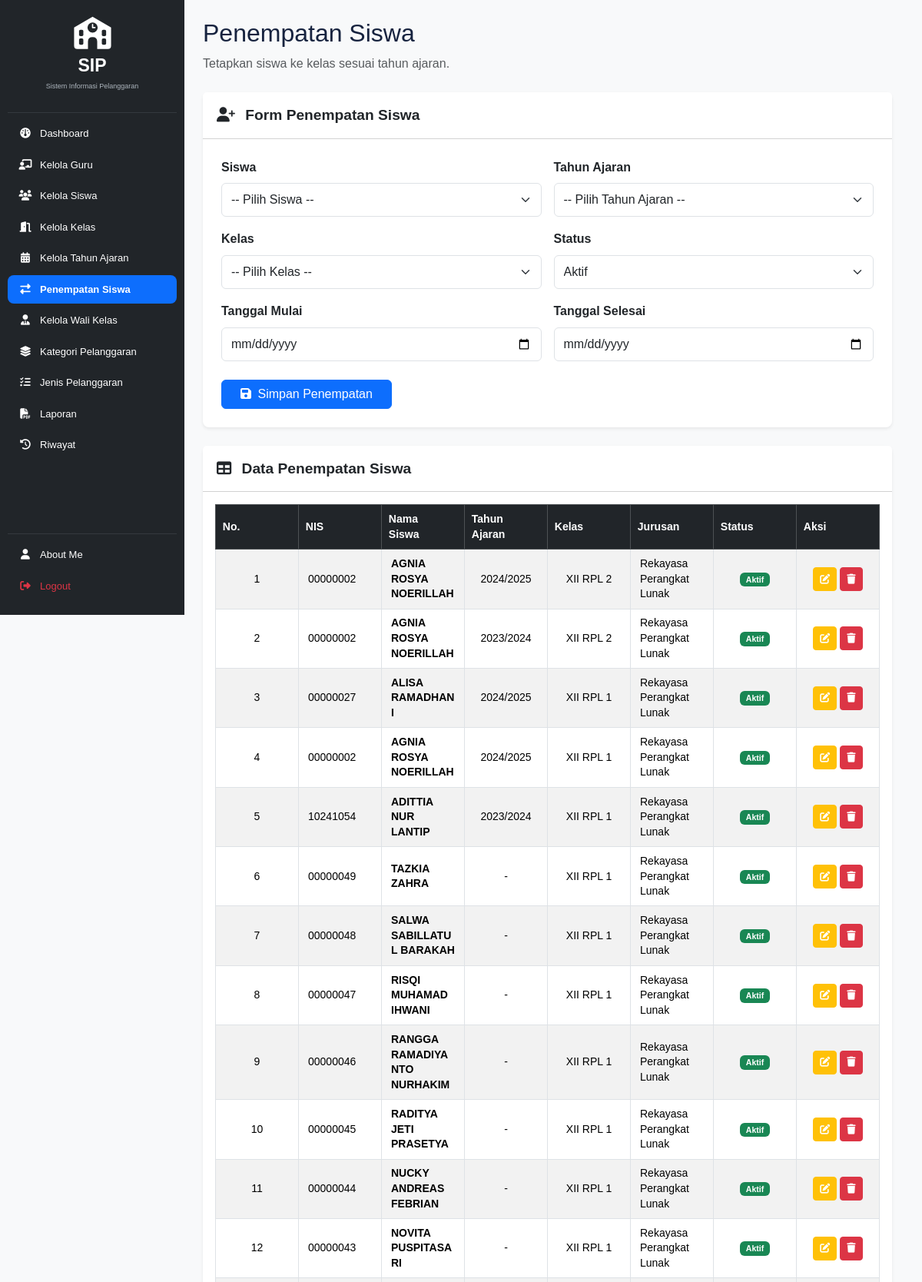
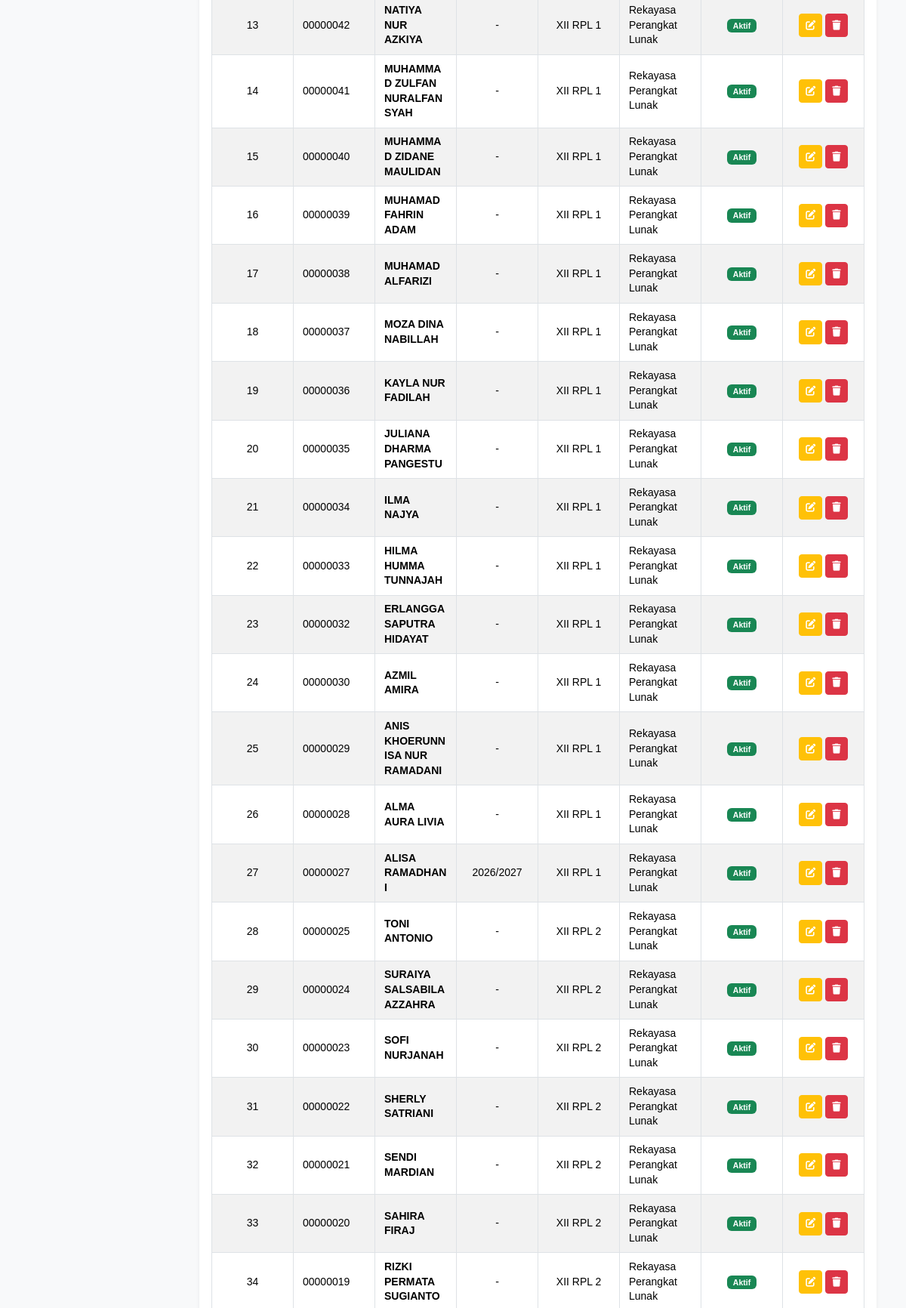
The app's page /penempatan_siswa.php (signed in, upper part) with its own data (2 pictures, top to bottom).
### tables this page shows
CREATE TABLE `t_kelas_siswa` (
  `id` int(11) NOT NULL,
  `siswa_id` int(11) DEFAULT NULL,
  `tahun_ajaran_id` int(11) DEFAULT NULL,
  `kelas_id` int(11) DEFAULT NULL,
  `tanggal_mulai` date NOT NULL,
  `tanggal_selesai` date NOT NULL,
  `status_aktif` tinyint(1) NOT NULL,
  `created_at` timestamp NOT NULL DEFAULT current_timestamp(),
  `updated_at` timestamp NOT NULL DEFAULT current_timestamp()
);

CREATE TABLE `t_siswa` (
  `id` int(11) NOT NULL,
  `nis` varchar(30) DEFAULT NULL,
  `nisn` varchar(20) NOT NULL,
  `nama` varchar(150) DEFAULT NULL,
  `jenis_kelamin` char(1) NOT NULL,
  `tanggal_lahir` date NOT NULL,
  `alamat` text NOT NULL,
  `status_aktif` tinyint(1) NOT NULL,
  `created_at` timestamp NOT NULL DEFAULT current_timestamp(),
  `updated_at` timestamp NOT NULL DEFAULT current_timestamp()
);

CREATE TABLE `t_tahun_ajaran` (
  `id` int(11) NOT NULL,
  `nama` varchar(20) DEFAULT NULL,
  `tanggal_mulai` date NOT NULL,
  `tanggal_selesai` date NOT NULL,
  `status_aktif` tinyint(1) NOT NULL,
  `created_at` timestamp NOT NULL DEFAULT current_timestamp(),
  `updated_at` timestamp NOT NULL DEFAULT current_timestamp()
);

CREATE TABLE `t_kelas` (
  `id` int(11) NOT NULL,
  `nama` varchar(100) DEFAULT NULL,
  `tingkat` varchar(20) NOT NULL,
  `jurusan` varchar(100) NOT NULL,
  `status_aktif` tinyint(1) NOT NULL,
  `created_at` timestamp NOT NULL DEFAULT current_timestamp(),
  `updated_at` timestamp NOT NULL DEFAULT current_timestamp()
);

### penempatan_siswa.php (the view, shortened to what this page needs)
<?php
include 'config/koneksi.php';
$sql = "
    SELECT
        ks.id,
        ks.siswa_id,
        ks.tahun_ajaran_id,
        ks.kelas_id,
        ks.tanggal_mulai,
        ks.tanggal_selesai,
        s.nis,
        s.nama AS nama_siswa,
        ta.nama AS tahun_ajaran,
        k.nama AS nama_kelas,
        k.tingkat,
        k.jurusan,
        ks.status_aktif
    FROM t_kelas_siswa ks
    LEFT JOIN t_siswa s
        ON ks.siswa_id = s.id
    LEFT JOIN t_tahun_ajaran ta
        ON ks.tahun_ajaran_id = ta.id
    LEFT JOIN t_kelas k
        ON ks.kelas_id = k.id
    ORDER BY ks.id DESC
";
$hasil = mysqli_query($koneksi, $sql);
?>
<!DOCTYPE html>
<html lang="id">
<head>
    <link href="https://cdn.jsdelivr.net/npm/bootstrap@5.3.3/dist/css/bootstrap.min.css" rel="stylesheet">
    <link rel="stylesheet" href="https://cdnjs.cloudflare.com/ajax/libs/font-awesome/6.4.0/css/all.min.css">
    <link href="https://cdn.datatables.net/2.3.4/css/dataTables.bootstrap5.min.css" rel="stylesheet">
    <link rel="stylesheet" href="layout/style.css">
</head>
<body class="bg-light">
<div class="container-fluid">
    <div class="row">
        <?php include 'layout/sidebar.php'; ?>
        <main class="col-md-9 ms-sm-auto col-lg-10 p-4">
            <header class="mb-4">
                <h2 class="fw-normal">Penempatan Siswa</h2>
                <p class="text-muted">
                    Tetapkan siswa ke kelas sesuai tahun ajaran.
                </p>
            </header>
            <div class="card shadow-sm border-0 rounded-3 mb-4">
                <div class="card-header bg-white py-3">
                    <h5 class="fw-bold mb-0">
                        <i class="fas fa-user-plus me-2"></i>
                        Form Penempatan Siswa
                    </h5>
                </div>
                <div class="card-body p-4">
                    <form action="proses_simpan_penempatan.php" method="POST">
                        <div class="row g-3">
                            <div class="col-md-6">
                                <label class="form-label fw-semibold">Siswa</label>
                                <select name="siswa_id" class="form-select" required>
                                    <option value="">-- Pilih Siswa --</option>
                                </select>
                            </div>
                            <div class="col-md-6">
                                <label class="form-label fw-semibold">Tahun Ajaran</label>
                                <select name="tahun_ajaran_id" class="form-select" required>
                                    <option value="">-- Pilih Tahun Ajaran --</option>
                                </select>
                            </div>
                            <div class="col-md-6">
                                <label class="form-label fw-semibold">Kelas</label>
                                <select name="kelas_id" class="form-select" required>
                                    <option value="">-- Pilih Kelas --</option>
                                </select>
                            </div>
                            <div class="col-md-6">
                                <label class="form-label fw-semibold">Status</label>
                                <select name="status_aktif" class="form-select" required>
                                    <option value="1">Aktif</option>
                                </select>
                            </div>
                            <div class="col-md-6">
                                <label class="form-label fw-semibold">Tanggal Mulai</label>
                                <input type="date"
                                       name="tanggal_mulai"
                                       class="form-control"
                                       required>
                            </div>
                            <div class="col-md-6">
                                <label class="form-label fw-semibold">Tanggal Selesai</label>
                                <input type="date"
                                       name="tanggal_selesai"
                                       class="form-control">
                            </div>
                            <div class="col-12 mt-4">
                                <button type="submit" class="btn btn-primary px-4">
                                    <i class="fas fa-save me-1"></i>
                                    Simpan Penempatan
                                </button>
                            </div>
                        </div>
                    </form>
                </div>
            </div>
            <div class="card shadow-sm border-0 rounded-3">
                <div class="card-header bg-white py-3">
                    <h5 class="fw-bold mb-0">
                        <i class="fas fa-table me-2"></i>
                        Data Penempatan Siswa
                    </h5>
                </div>
                <div class="card-body">
                    <div class="table-responsive">
                        <table id="tabelPenempatan"
                               class="table table-striped table-bordered table-hover align-middle w-100">
                            <thead class="table-dark text-center">
                                <tr>
                                    <th>No.</th>
                                    <th>NIS</th>
                                    <th>Nama Siswa</th>
                                    <th>Tahun Ajaran</th>
                                    <th>Kelas</th>
                                    <th>Jurusan</th>
                                    <th>Status</th>
                                    <th>Aksi</th>
                                </tr>
                            </thead>
                            <tbody>
                                <?php
                                $no = 1;
                                if (mysqli_num_rows($hasil) > 0):
                                    while ($row = mysqli_fetch_assoc($hasil)):
                                ?>
                                    <tr>
                                        <td class="text-center">
                                            <?= $no++; ?>
                                        </td>
                                        <td>
                                            <?= htmlspecialchars($row['nis'] ?? '-'); ?>
                                        </td>
                                        <td class="fw-semibold">
                                            <?= htmlspecialchars($row['nama_siswa'] ?? '-'); ?>
                                        </td>
                                        <td class="text-center">
                                            <?= htmlspecialchars($row['tahun_ajaran'] ?? '-'); ?>
                                        </td>
                                        <td class="text-center">
                                            <?= htmlspecialchars($row['nama_kelas'] ?? '-'); ?>
                                        </td>
                                        <td>
                                            <?= htmlspecialchars($row['jurusan'] ?? '-'); ?>
                                        </td>
                                        <td class="text-center">
                                            <?php if ((int)$row['status_aktif'] === 1): ?>
                                                <span class="badge bg-success px-2 py-1 rounded">
                                                    Aktif
                                                </span>
                                            <?php else: ?>
                                                <span class="badge bg-danger px-2 py-1 rounded">
                                                    Tidak Aktif
                                                </span>
                                            <?php endif; ?>
                                        </td>
                                        <td class="text-center text-nowrap">
                                            <a href="edit_penempatan.php?id=<?= (int)$row['id']; ?>"
                                               class="btn btn-warning btn-sm"
                                               title="Edit">
                                                <i class="fas fa-edit text-white"></i>
                                            </a>
                                            <form action="proses_hapus_penempatan.php"
                                                  method="POST"
                                                  class="d-inline"
                                                  onsubmit="return confirm('Yakin ingin menghapus data penempatan siswa ini?');">
                                                <button type="submit"
                                                        class="btn btn-danger btn-sm"
                                                        title="Hapus">
                                                    <i class="fas fa-trash text-white"></i>
                                                </button>
                                            </form>
                                        </td>
                                    </tr>
                                <?php
                                    endwhile;
                                endif; ?>
                            </tbody>
                        </table>
                    </div>
                </div>
            </div>
        </main>
    </div>
</div>
</body>
</html>

### layout/style.css (style rules this page uses)
:root { --primary: #3659d9; --navy: #17233f; --background: #f4f6fb; --text-muted: #778198; --border: #e8ecf4; }
* { box-sizing: border-box; }
html { scrollbar-gutter: stable; }
body { margin: 0; font-family: 'Poppins', sans-serif; background: var(--background); color: var(--navy); }
main[class*="col-"] { min-width: 0; }
main[class*="col-"] { font-size: 1rem; line-height: 1.6; }
main[class*="col-"] .card { border-radius: 12px; }
main[class*="col-"] .card-header { padding: 14px 18px; }
main[class*="col-"] .card-header h5, main[class*="col-"] .card-header .card-title { font-size: 1.2rem; line-height: 1.45; }
main[class*="col-"] label, main[class*="col-"] .form-label, main[class*="col-"] .form-text, main[class*="col-"] .alert, main[class*="col-"] .btn, main[class*="col-"] .form-control, main[class*="col-"] .form-select { font-size: 1rem; }
main[class*="col-"] .form-control, main[class*="col-"] .form-select { min-height: 44px; }
main[class*="col-"] .table { font-size: 0.875rem; line-height: 1.4; width: 100% !important; min-width: 100% !important; table-layout: fixed; }
main[class*="col-"] .table th, main[class*="col-"] .table td { padding: 0.55rem 0.75rem; vertical-align: middle; overflow-wrap: anywhere; }
main[class*="col-"] .table thead th { font-weight: 600; position: relative; white-space: normal; padding: 0.55rem 1.5rem 0.55rem 0.55rem; text-align: left; vertical-align: middle; }
main[class*="col-"] .table td .btn { white-space: nowrap; font-size: 0.8125rem; padding: 0.3rem 0.5rem; }
main[class*="col-"] .table-responsive, main[class*="col-"] .dt-scroll-body { max-width: 100%; overflow-x: auto; -webkit-overflow-scrolling: touch; }

### layout/sidebar.php (style rules this page uses)
body { overflow-x: hidden; margin: 0; }
.main-content, main, .container-fluid.main-container { margin-left: 240px !important; width: calc(100% - 240px) !important; min-height: 100vh; padding: 25px 30px; box-sizing: border-box; }

### records on screen
t_kelas_siswa: siswa.nis "00000002", siswa.nama "AGNIA ROSYA NOERILLAH", tahun_ajaran.nama "2024/2025", kelas.nama "XII RPL 2", kelas.jurusan "Rekayasa Perangkat Lunak", status_aktif "Aktif"
t_kelas_siswa: siswa.nis "00000002", siswa.nama "AGNIA ROSYA NOERILLAH", tahun_ajaran.nama "2023/2024", kelas.nama "XII RPL 2", kelas.jurusan "Rekayasa Perangkat Lunak", status_aktif "Aktif"
t_kelas_siswa: siswa.nis "00000027", siswa.nama "ALISA RAMADHANI", tahun_ajaran.nama "2024/2025", kelas.nama "XII RPL 1", kelas.jurusan "Rekayasa Perangkat Lunak", status_aktif "Aktif"
t_kelas_siswa: siswa.nis "00000002", siswa.nama "AGNIA ROSYA NOERILLAH", tahun_ajaran.nama "2024/2025", kelas.nama "XII RPL 1", kelas.jurusan "Rekayasa Perangkat Lunak", status_aktif "Aktif"
t_kelas_siswa: siswa.nis "10241054", siswa.nama "ADITTIA NUR LANTIP", tahun_ajaran.nama "2023/2024", kelas.nama "XII RPL 1", kelas.jurusan "Rekayasa Perangkat Lunak", status_aktif "Aktif"
t_kelas_siswa: siswa.nis "00000049", siswa.nama "TAZKIA ZAHRA", tahun_ajaran "-", kelas.nama "XII RPL 1", kelas.jurusan "Rekayasa Perangkat Lunak", status_aktif "Aktif"
t_kelas_siswa: siswa.nis "00000048", siswa.nama "SALWA SABILLATUL BARAKAH", tahun_ajaran "-", kelas.nama "XII RPL 1", kelas.jurusan "Rekayasa Perangkat Lunak", status_aktif "Aktif"
t_kelas_siswa: siswa.nis "00000047", siswa.nama "RISQI MUHAMAD IHWANI", tahun_ajaran "-", kelas.nama "XII RPL 1", kelas.jurusan "Rekayasa Perangkat Lunak", status_aktif "Aktif"
t_kelas_siswa: siswa.nis "00000046", siswa.nama "RANGGA RAMADIYANTO NURHAKIM", tahun_ajaran "-", kelas.nama "XII RPL 1", kelas.jurusan "Rekayasa Perangkat Lunak", status_aktif "Aktif"
t_kelas_siswa: siswa.nis "00000045", siswa.nama "RADITYA JETI PRASETYA", tahun_ajaran "-", kelas.nama "XII RPL 1", kelas.jurusan "Rekayasa Perangkat Lunak", status_aktif "Aktif"
t_kelas_siswa: siswa.nis "00000044", siswa.nama "NUCKY ANDREAS FEBRIAN", tahun_ajaran "-", kelas.nama "XII RPL 1", kelas.jurusan "Rekayasa Perangkat Lunak", status_aktif "Aktif"
t_kelas_siswa: siswa.nis "00000043", siswa.nama "NOVITA PUSPITASARI", tahun_ajaran "-", kelas.nama "XII RPL 1", kelas.jurusan "Rekayasa Perangkat Lunak", status_aktif "Aktif"
t_kelas_siswa: siswa.nis "00000042", siswa.nama "NATIYA NUR AZKIYA", tahun_ajaran "-", kelas.nama "XII RPL 1", kelas.jurusan "Rekayasa Perangkat Lunak", status_aktif "Aktif"
t_kelas_siswa: siswa.nis "00000041", siswa.nama "MUHAMMAD ZULFAN NURALFANSYAH", tahun_ajaran "-", kelas.nama "XII RPL 1", kelas.jurusan "Rekayasa Perangkat Lunak", status_aktif "Aktif"
t_kelas_siswa: siswa.nis "00000040", siswa.nama "MUHAMMAD ZIDANE MAULIDAN", tahun_ajaran "-", kelas.nama "XII RPL 1", kelas.jurusan "Rekayasa Perangkat Lunak", status_aktif "Aktif"
t_kelas_siswa: siswa.nis "00000039", siswa.nama "MUHAMAD FAHRIN ADAM", tahun_ajaran "-", kelas.nama "XII RPL 1", kelas.jurusan "Rekayasa Perangkat Lunak", status_aktif "Aktif"
t_kelas_siswa: siswa.nis "00000038", siswa.nama "MUHAMAD ALFARIZI", tahun_ajaran "-", kelas.nama "XII RPL 1", kelas.jurusan "Rekayasa Perangkat Lunak", status_aktif "Aktif"
t_kelas_siswa: siswa.nis "00000037", siswa.nama "MOZA DINA NABILLAH", tahun_ajaran "-", kelas.nama "XII RPL 1", kelas.jurusan "Rekayasa Perangkat Lunak", status_aktif "Aktif"
t_kelas_siswa: siswa.nis "00000036", siswa.nama "KAYLA NUR FADILAH", tahun_ajaran "-", kelas.nama "XII RPL 1", kelas.jurusan "Rekayasa Perangkat Lunak", status_aktif "Aktif"
t_kelas_siswa: siswa.nis "00000035", siswa.nama "JULIANA DHARMA PANGESTU", tahun_ajaran "-", kelas.nama "XII RPL 1", kelas.jurusan "Rekayasa Perangkat Lunak", status_aktif "Aktif"
t_kelas_siswa: siswa.nis "00000034", siswa.nama "ILMA NAJYA", tahun_ajaran "-", kelas.nama "XII RPL 1", kelas.jurusan "Rekayasa Perangkat Lunak", status_aktif "Aktif"
t_kelas_siswa: siswa.nis "00000033", siswa.nama "HILMA HUMMA TUNNAJAH", tahun_ajaran "-", kelas.nama "XII RPL 1", kelas.jurusan "Rekayasa Perangkat Lunak", status_aktif "Aktif"
t_kelas_siswa: siswa.nis "00000032", siswa.nama "ERLANGGA SAPUTRA HIDAYAT", tahun_ajaran "-", kelas.nama "XII RPL 1", kelas.jurusan "Rekayasa Perangkat Lunak", status_aktif "Aktif"
t_kelas_siswa: siswa.nis "00000030", siswa.nama "AZMIL AMIRA", tahun_ajaran "-", kelas.nama "XII RPL 1", kelas.jurusan "Rekayasa Perangkat Lunak", status_aktif "Aktif"
t_kelas_siswa: siswa.nis "00000029", siswa.nama "ANIS KHOERUNNISA NUR RAMADANI", tahun_ajaran "-", kelas.nama "XII RPL 1", kelas.jurusan "Rekayasa Perangkat Lunak", status_aktif "Aktif"
t_kelas_siswa: siswa.nis "00000028", siswa.nama "ALMA AURA LIVIA", tahun_ajaran "-", kelas.nama "XII RPL 1", kelas.jurusan "Rekayasa Perangkat Lunak", status_aktif "Aktif"
t_kelas_siswa: siswa.nis "00000027", siswa.nama "ALISA RAMADHANI", tahun_ajaran.nama "2026/2027", kelas.nama "XII RPL 1", kelas.jurusan "Rekayasa Perangkat Lunak", status_aktif "Aktif"
t_kelas_siswa: siswa.nis "00000025", siswa.nama "TONI ANTONIO", tahun_ajaran "-", kelas.nama "XII RPL 2", kelas.jurusan "Rekayasa Perangkat Lunak", status_aktif "Aktif"
t_kelas_siswa: siswa.nis "00000024", siswa.nama "SURAIYA SALSABILA AZZAHRA", tahun_ajaran "-", kelas.nama "XII RPL 2", kelas.jurusan "Rekayasa Perangkat Lunak", status_aktif "Aktif"
t_kelas_siswa: siswa.nis "00000023", siswa.nama "SOFI NURJANAH", tahun_ajaran "-", kelas.nama "XII RPL 2", kelas.jurusan "Rekayasa Perangkat Lunak", status_aktif "Aktif"
t_kelas_siswa: siswa.nis "00000022", siswa.nama "SHERLY SATRIANI", tahun_ajaran "-", kelas.nama "XII RPL 2", kelas.jurusan "Rekayasa Perangkat Lunak", status_aktif "Aktif"
t_kelas_siswa: siswa.nis "00000021", siswa.nama "SENDI MARDIAN", tahun_ajaran "-", kelas.nama "XII RPL 2", kelas.jurusan "Rekayasa Perangkat Lunak", status_aktif "Aktif"
t_kelas_siswa: siswa.nis "00000020", siswa.nama "SAHIRA FIRAJ", tahun_ajaran "-", kelas.nama "XII RPL 2", kelas.jurusan "Rekayasa Perangkat Lunak", status_aktif "Aktif"
t_kelas_siswa: siswa.nis "00000019", siswa.nama "RIZKI PERMATA SUGIANTO", tahun_ajaran "-", kelas.nama "XII RPL 2", kelas.jurusan "Rekayasa Perangkat Lunak", status_aktif "Aktif"
